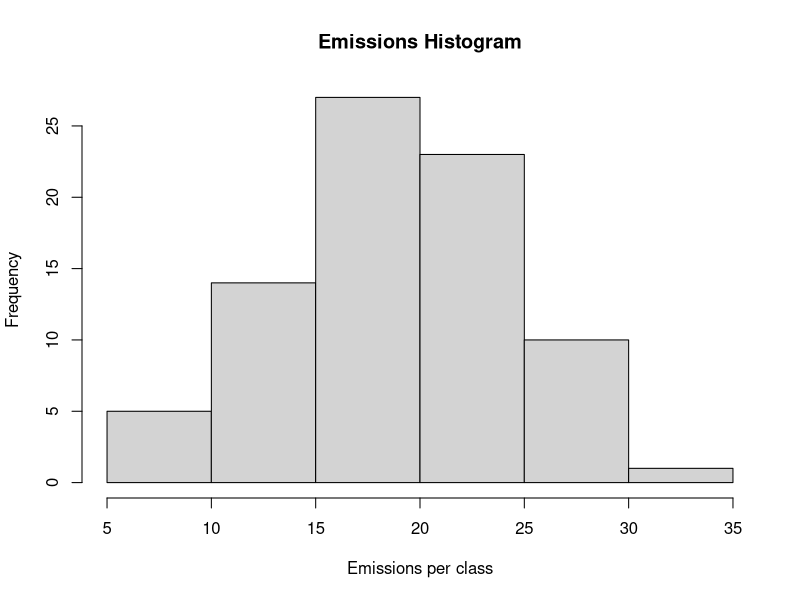
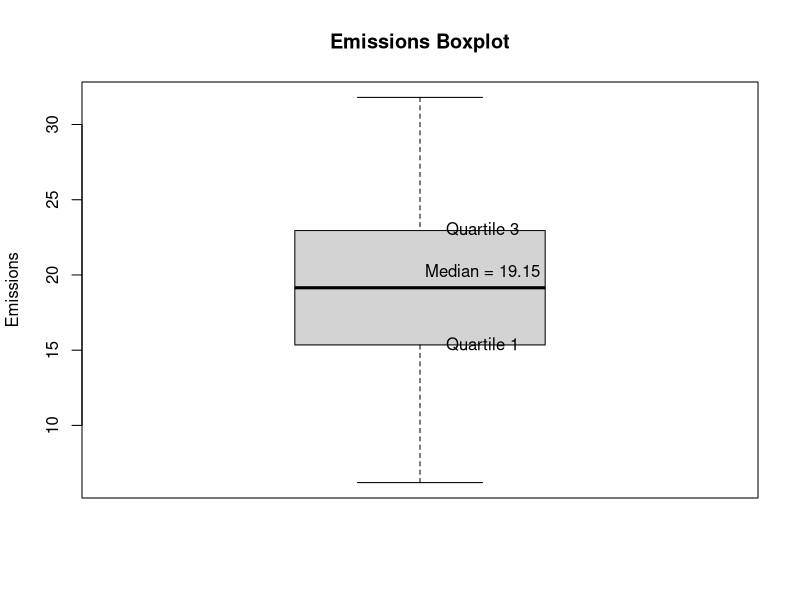

Reproduce these figures in R, in order.

#Creating vector with emission values
emissions <- c(15.8, 22.7, 26.8, 19.1, 18.5, 14.4, 8.3, 25.9, 26.4, 9.8, 21.9, 10.5, 17.3,
        6.2, 18.0, 22.9, 24.6, 19.4, 12.3, 15.9, 20.1, 17.0, 22.3, 27.5, 23.9, 17.5, 11.0,
        20.4, 16.2, 20.8, 20.9, 21.4, 18.0, 24.3, 11.8, 17.9, 18.7, 12.8, 15.5, 19.2, 13.9,
        28.6, 19.4, 21.6, 13.5, 24.6, 20.0, 24.1, 9.0, 17.6, 25.7, 20.1, 13.2, 23.7, 10.7,
        19.0, 14.5, 18.1, 31.8, 28.5, 22.7, 15.2, 23.0, 29.6, 11.2, 14.7, 20.5, 26.6, 13.3,
        18.1, 24.8, 26.1, 7.7, 22.5, 19.3, 19.4, 16.7, 16.9, 23.5, 18.4)

#Plotting the histogram
hist(emissions, 
        main = "Emissions Histogram",
        xlab = "Emissions per class")

boxplot(emissions,
        main = "Emissions Boxplot",
        ylab = "Emissions")

text(x=1.1, y = 20.3, 
        labels = paste("Median = 19.15"))
text(x=1.1, y = 15.4, 
        labels = paste("Quartile 1"))
text(x=1.1, y = 23.05, 
        labels = paste("Quartile 3"))